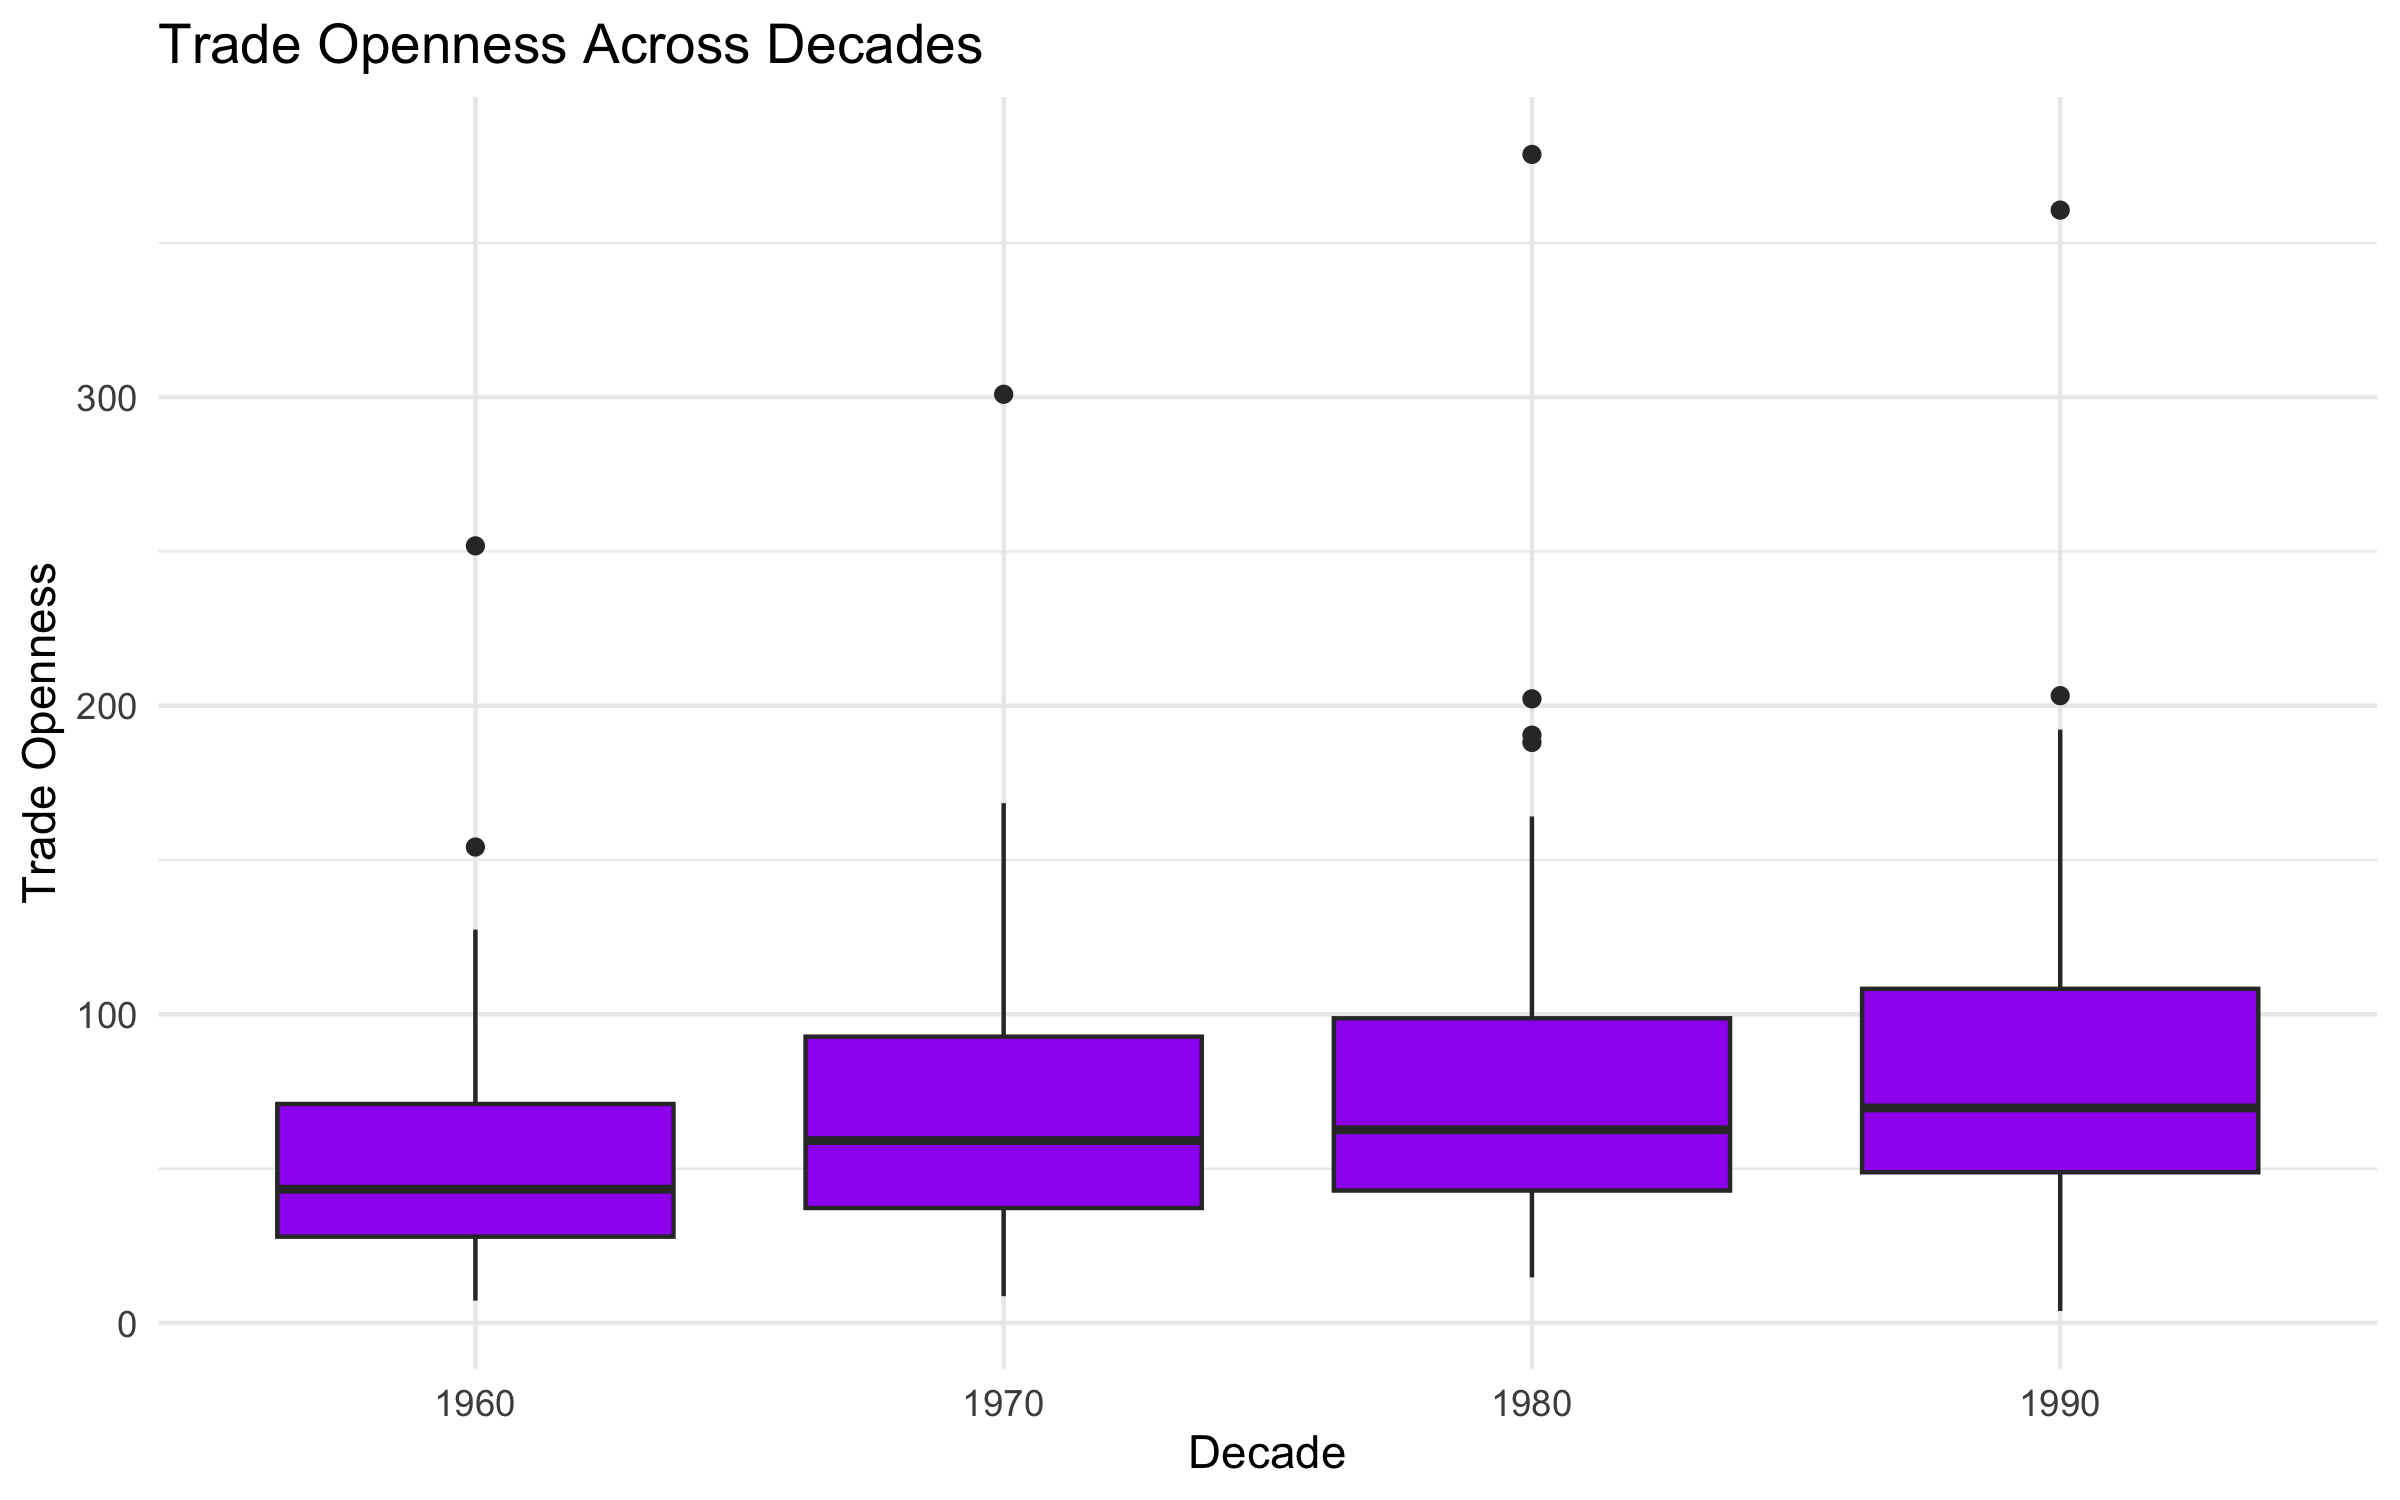

R code for this plot:
#SMOLYAR DATASET AND GRAPH


# Figure: Trade Openness by Decade
# Dataset: Reuveny and Li (2003)

library(haven)
library(ggplot2)

# Import the dataset from your Mac
data <- read_dta(file.choose())

# Create a boxplot
figure <- ggplot(data, aes(x = factor(decade),
                           y = dmtrade)) +
  geom_boxplot(fill = "purple", na.rm = TRUE) +
  labs(
    title = "Trade Openness Across Decades",
    x = "Decade",
    y = "Trade Openness"
  ) +
  theme_minimal()

# Display the figure
print(figure)

# Save the figure as a PNG
ggsave(
  "trade_openness_by_decade.png",
  plot = figure,
  width = 8,
  height = 5,
  dpi = 300
)
getwd()
file.exists("trade_openness_by_decade.png")

#This boxplot illustrates the distribution of trade 
#openness across countries from the 1960s through the 
#1990s using the Reuveny and Li (2003) data set. Each 
#observation represents a country-decade. The figure 
#suggests that median trade openness generally 
#increased over time, although substantial variation 
#exists between countries within each decade.
